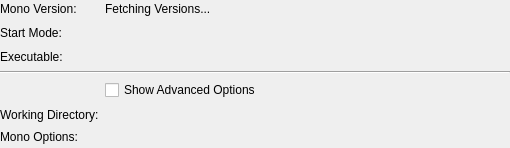
<?xml version="1.0" encoding="UTF-8"?>
<ui version="4.0">
 <class>ProgramInfoCSharp</class>
 <widget class="QWidget" name="ProgramInfoCSharp">
  <property name="geometry">
   <rect>
    <x>0</x>
    <y>0</y>
    <width>510</width>
    <height>148</height>
   </rect>
  </property>
  <property name="windowTitle">
   <string>Form</string>
  </property>
  <layout class="QVBoxLayout" name="verticalLayout">
   <property name="margin">
    <number>0</number>
   </property>
   <item>
    <layout class="QGridLayout" name="gridLayout">
     <item row="0" column="0">
      <widget class="QLabel" name="label">
       <property name="text">
        <string>Mono Version:</string>
       </property>
      </widget>
     </item>
     <item row="1" column="0">
      <widget class="QLabel" name="label_2">
       <property name="text">
        <string>Start Mode:</string>
       </property>
      </widget>
     </item>
     <item row="2" column="0">
      <widget class="QLabel" name="label_executable_title">
       <property name="text">
        <string>Executable:</string>
       </property>
      </widget>
     </item>
     <item row="5" column="0">
      <widget class="QLabel" name="label_working_directory_title">
       <property name="text">
        <string>Working Directory:</string>
       </property>
      </widget>
     </item>
     <item row="3" column="0" colspan="2">
      <widget class="Line" name="line">
       <property name="orientation">
        <enum>Qt::Horizontal</enum>
       </property>
      </widget>
     </item>
     <item row="0" column="1">
      <widget class="QLabel" name="label_version">
       <property name="sizePolicy">
        <sizepolicy hsizetype="Preferred" vsizetype="Preferred">
         <horstretch>1</horstretch>
         <verstretch>0</verstretch>
        </sizepolicy>
       </property>
       <property name="text">
        <string>Fetching Versions...</string>
       </property>
       <property name="textFormat">
        <enum>Qt::PlainText</enum>
       </property>
       <property name="textInteractionFlags">
        <set>Qt::LinksAccessibleByMouse|Qt::TextSelectableByKeyboard|Qt::TextSelectableByMouse</set>
       </property>
      </widget>
     </item>
     <item row="1" column="1">
      <widget class="QLabel" name="label_start_mode">
       <property name="text">
        <string>&lt;start-mode&gt;</string>
       </property>
       <property name="textFormat">
        <enum>Qt::PlainText</enum>
       </property>
       <property name="textInteractionFlags">
        <set>Qt::LinksAccessibleByMouse|Qt::TextSelectableByKeyboard|Qt::TextSelectableByMouse</set>
       </property>
      </widget>
     </item>
     <item row="2" column="1">
      <widget class="QLabel" name="label_executable">
       <property name="text">
        <string>&lt;executable&gt;</string>
       </property>
       <property name="textFormat">
        <enum>Qt::PlainText</enum>
       </property>
       <property name="textInteractionFlags">
        <set>Qt::LinksAccessibleByMouse|Qt::TextSelectableByKeyboard|Qt::TextSelectableByMouse</set>
       </property>
      </widget>
     </item>
     <item row="5" column="1">
      <widget class="QLabel" name="label_working_directory">
       <property name="text">
        <string>&lt;working-directory&gt;</string>
       </property>
       <property name="textFormat">
        <enum>Qt::PlainText</enum>
       </property>
       <property name="textInteractionFlags">
        <set>Qt::LinksAccessibleByMouse|Qt::TextSelectableByKeyboard|Qt::TextSelectableByMouse</set>
       </property>
      </widget>
     </item>
     <item row="4" column="1">
      <widget class="QCheckBox" name="check_show_advanced_options">
       <property name="text">
        <string>Show Advanced Options</string>
       </property>
      </widget>
     </item>
     <item row="6" column="0">
      <widget class="QLabel" name="label_options_title">
       <property name="text">
        <string>Mono Options:</string>
       </property>
       <property name="alignment">
        <set>Qt::AlignLeading|Qt::AlignLeft|Qt::AlignTop</set>
       </property>
      </widget>
     </item>
     <item row="6" column="1">
      <widget class="QLabel" name="label_options">
       <property name="text">
        <string>&lt;mono-options&gt;</string>
       </property>
       <property name="textFormat">
        <enum>Qt::PlainText</enum>
       </property>
       <property name="textInteractionFlags">
        <set>Qt::LinksAccessibleByMouse|Qt::TextSelectableByKeyboard|Qt::TextSelectableByMouse</set>
       </property>
      </widget>
     </item>
    </layout>
   </item>
  </layout>
 </widget>
 <resources/>
 <connections/>
</ui>
